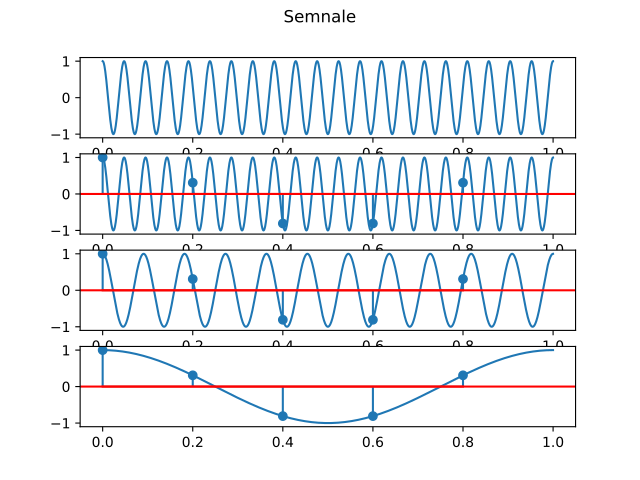

Write Python code to recreate this figure.
import numpy as np
import matplotlib.pyplot as plt

fig,axs=plt.subplots(4)
fig.suptitle("Semnale")

    
def cos(t,f):
    return np.cos(2*np.pi*f*t)
time=np.arange(0,1,1/10000)
time1=np.linspace(0,1,6)[:-1]

axs[0].plot(time,cos(time,21))

axs[1].plot(time,cos(time,21))
axs[1].stem(time1,cos(time1,21))
axs[1].axhline(0,color='r')

axs[2].plot(time,cos(time,11))
axs[2].stem(time1,cos(time1,11))
axs[2].axhline(0,color='r')

axs[3].plot(time,cos(time,1))
axs[3].stem(time1,cos(time1,1))
axs[3].axhline(0,color='r')

fig.show()
plt.savefig('ex2.pdf')
plt.show()
